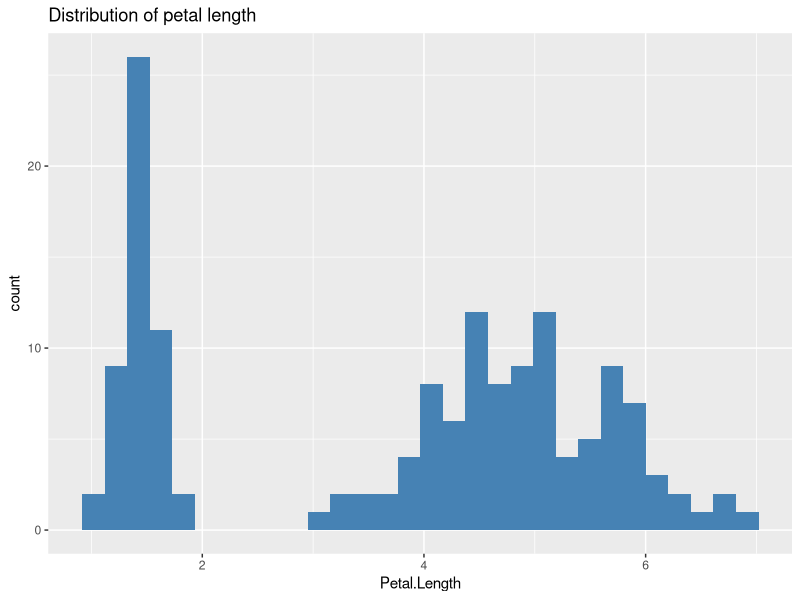
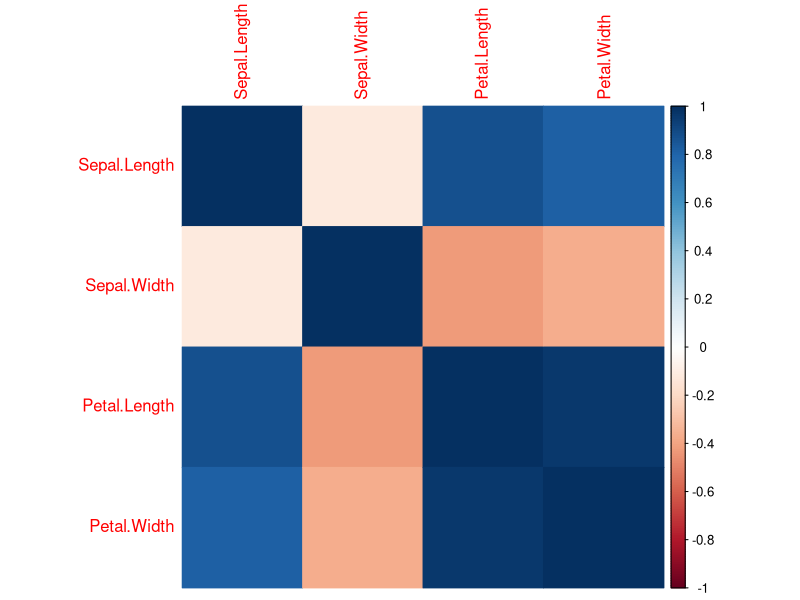

R code for these plots, in order:
## ---- chunk 1
knitr::opts_chunk$set(echo = TRUE)
## ---- chunk 2
# Install if needed:
# install.packages(c("tidyverse", "caret", "randomForest", "ggplot2", "Metrics", "corrplot"))

library(tidyverse)
library(caret)
library(randomForest)
library(ggplot2)
library(Metrics)
library(MASS)
library(corrplot)
## ---- chunk 3
df <- iris
# Display the first 6 rows of a data frame df
head(df)

# Display the last 10 rows of df
tail(df, n = 10)
## ---- chunk 4
print("The number of missing values in the data:")
sum(is.na(df)) # count of missing values

print("summary statistics of the data")
summary(df)
## ---- chunk 5
# Distribution of target
ggplot(df, aes(x = Petal.Length)) +
  geom_histogram(fill = "steelblue", bins = 30) +
  labs(title = "Distribution of petal length", x = "Petal.Length")

# Correlation heatmap between all numerical columns (except Species)
cor_matrix <- cor(subset(df, select = -Species))
  # Removes the first column
corrplot(cor_matrix, method = "color")
## ---- chunk 6
set.seed(123)
split <- createDataPartition(df$Petal.Length, p = 0.8, list = FALSE)
train <- df[split, ]
test <- df[-split, ]
## ---- chunk 7
pre_proc <- preProcess(train, method = c("center", "scale"))
train_scaled <- predict(pre_proc, train)
test_scaled <- predict(pre_proc, test)
## ---- chunk 8
model_lm <- lm(Petal.Length ~ ., data = train_scaled)
summary(model_lm)
## ---- chunk 9
set.seed(42)
model_rf <- randomForest(Petal.Length ~ ., data = train_scaled, ntree = 100)
model_rf
## ---- chunk 10
# Predictions
pred_lm <- predict(model_lm, newdata = test_scaled)
pred_rf <- predict(model_rf, newdata = test_scaled)
actual <- test_scaled$Petal.Length

# Metrics
lm_r2 <- R2(pred_lm, actual)
rf_r2 <- R2(pred_rf, actual)

lm_mae <- mae(actual, pred_lm)
rf_mae <- mae(actual, pred_rf)

lm_mse <- mse(actual, pred_lm)
rf_mse <- mse(actual, pred_rf)

cat("Linear Regression:\n")
cat("R²:", lm_r2, "\nMAE:", lm_mae, "\nMSE:", lm_mse, "\n\n")

cat("Random Forest:\n")
cat("R²:", rf_r2, "\nMAE:", rf_mae, "\nMSE:", rf_mse)
## ---- chunk 11
# Save the model
saveRDS(model_lm, file = "linear_model.rds")

# Load later
# model <- readRDS("linear_model.rds")
